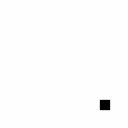
Frame 1 (no input)
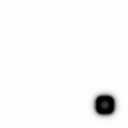
Frame 60 (no input)
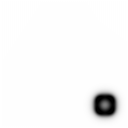
Frame 120 (the mouse pressed at the canvas centre since frame 60)

The p5.js sketch that drew these frames (run headless with seeded random() and noise() and a simulated clock; from frame 60 on, the mouse is pressed at the canvas centre):

// p5.js sketch
// ── sketch.js
var WIDTH = 128,
  HEIGHT = 128,
  dA = 1,
  dB = 0.5,
  feed = 0.04,
  k = 0.062,
  current = [],
  next = []

function newGrid() {
  var grid = []
  for (var x = 0; x < width; x++) {
    grid[x] = []
    for (var y = 0; y < height; y++) {
      grid[x][y] = [1, 0]
    }
  }
  return grid
}

function setup() {
  createCanvas(WIDTH, HEIGHT)
  pixelDensity(1)

  current = newGrid()
  next = newGrid()

  for (var x = 100; x < 110; x++) {
    for (var y = 100; y < 110; y++) {
      current[x][y][1] = 1
    }
  }
}

function draw() {
  background(255)

  for (var x = 1; x < width - 1; x++) {
    for (var y = 1; y < height - 1; y++) {
      var [a, b] = current[x][y]
      next[x][y] = [
        constrain(a + dA * laplaceA(x, y) - a * b * b + feed * (1 - a), 0, 1),
        constrain(b + dB * laplaceB(x, y) + a * b * b - (k + feed) * b, 0, 1),
      ]
    }
  }

  loadPixels()
  for (var x = 0; x < width; x++) {
    for (var y = 0; y < height; y++) {
      var pix = (x + y * width) * 4,
        [a, b] = next[x][y],
        c = constrain(floor((a - b) * 255), 0, 255)
      pixels[pix + 0] = c
      pixels[pix + 1] = c
      pixels[pix + 2] = c
      pixels[pix + 3] = 255
    }
  }
  updatePixels()

  swap()
}

function laplaceA(x, y) {
  return [
    current[x][y][0] * -1,
    current[x - 1][y][0] * 0.2,
    current[x + 1][y][0] * 0.2,
    current[x][y + 1][0] * 0.2,
    current[x][y - 1][0] * 0.2,
    current[x - 1][y - 1][0] * 0.05,
    current[x + 1][y - 1][0] * 0.05,
    current[x + 1][y + 1][0] * 0.05,
    current[x - 1][y + 1][0] * 0.05,
  ].reduce((s, a) => s + a, 0)
}

function laplaceB(x, y) {
  return [
    current[x][y][1] * -1,
    current[x - 1][y][1] * 0.2,
    current[x + 1][y][1] * 0.2,
    current[x][y + 1][1] * 0.2,
    current[x][y - 1][1] * 0.2,
    current[x - 1][y - 1][1] * 0.05,
    current[x + 1][y - 1][1] * 0.05,
    current[x + 1][y + 1][1] * 0.05,
    current[x - 1][y + 1][1] * 0.05,
  ].reduce((s, a) => s + a, 0)
}

function swap() {
  current = next
  next = newGrid()
}
